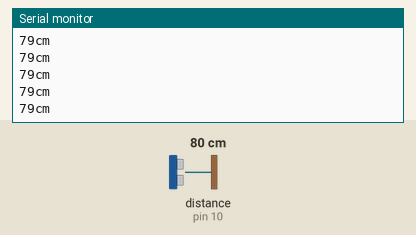
This sketch was run on a simulated Arduino Uno, built with avr-gcc and run on an emulated ATmega328P. Shown: the last lines printed to the serial monitor. Wiring (inferred from the names in the program): ultrasonic range finder: trigger pin 11; echo pin 10. The test bench sets the inputs (shaded band); at power-on: distance to the obstacle (sensor on pin 10) 80 cm. The echo pulse lasts 58.3 µs per cm.

Above: at 1.2 s.
1.3 s: distance to the obstacle (sensor on pin 10) set to 2 cm
At 1.59 s:
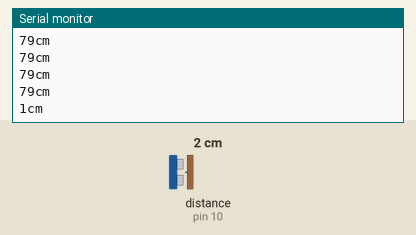
2.8 s: distance to the obstacle (sensor on pin 10) set to 4 cm
At 2.8 s:
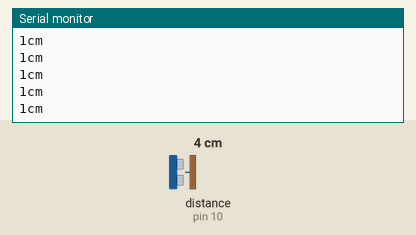
Timing chart, 0 to 5.8 s (numbered marks = the images above; inputs shaded):
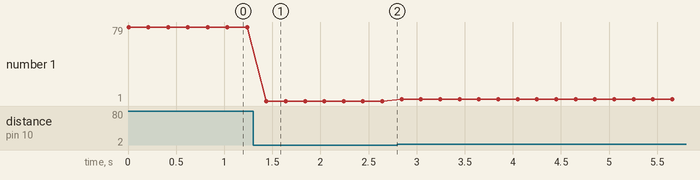

Measured:
- after the input at 1.3 s, the serial monitor: prints a new line after 0.14 s (image 1)
- plotted number 1: 79 → 1 after the input at 1.3 s, 1 → 3 after the input at 2.8 s

The sketch:

afstandssensor-ADI.ino
```cpp
long afstand;
long duur;
int trig = 11;
int echo = 10;

void setup() {
  // put your setup code here, to run once:
  pinMode(trig, OUTPUT);
  pinMode(echo, INPUT);
  Serial.begin(9600);
}

void loop() {
  // put your main code here, to run repeatedly:
  digitalWrite(trig, LOW);
  delayMicroseconds(2);
  digitalWrite(trig, HIGH);
  delayMicroseconds(7);
  digitalWrite(trig, LOW);

  duur = pulseIn(echo, HIGH);
  duur = ((duur/2)/29.4);
  Serial.print(duur);
  Serial.println("cm");
  delay(200);


}
```
